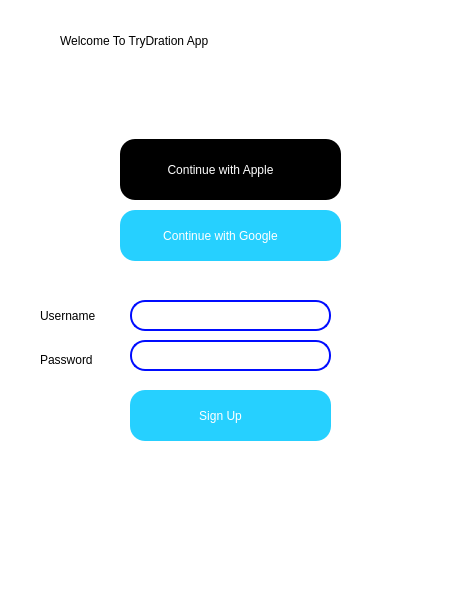
<?xml version="1.0" encoding="UTF-8"?>
<ui version="4.0">
 <class>MainWindow</class>
 <widget class="QMainWindow" name="MainWindow">
  <property name="geometry">
   <rect>
    <x>0</x>
    <y>0</y>
    <width>457</width>
    <height>590</height>
   </rect>
  </property>
  <property name="windowTitle">
   <string>MainWindow</string>
  </property>
  <property name="styleSheet">
   <string notr="true">QWidget{
    background-color: rgb(255, 255, 255);
   }</string>
  </property>
  <widget class="QWidget" name="centralwidget">
   <widget class="QPushButton" name="apple">
    <property name="geometry">
     <rect>
      <x>120</x>
      <y>139</y>
      <width>221</width>
      <height>61</height>
     </rect>
    </property>
    <property name="styleSheet">
     <string notr="true">QPushButton {
      background-color: rgb(0, 0, 0); /* Set background color */
      color: rgb(255, 255, 255); /* Set text color */
      border-radius: 15px; /* Apply rounded corners */
      padding-left: 20px; /* Add padding to adjust text position */
      padding-right: 40px; /* Add padding to move the image to the right */
     }

     QPushButton::hover {
      background-color: rgb(91, 91, 91);
     }</string>
    </property>
    <property name="text">
     <string>Continue with Apple</string>
    </property>
   </widget>
   <widget class="QPushButton" name="google">
    <property name="geometry">
     <rect>
      <x>120</x>
      <y>210</y>
      <width>221</width>
      <height>51</height>
     </rect>
    </property>
    <property name="styleSheet">
     <string notr="true">QPushButton {
      background-color: rgb(38, 208, 255); /* Set background color */
      color: rgb(255, 255, 255); /* Set text color */
      border-radius: 15px; /* Apply rounded corners */
      padding-left: 20px; /* Add padding to adjust text position */
      padding-right: 40px; /* Add padding to move the image to the right */
     }

     QPushButton::hover {
      background-color: rgb(30, 169, 255);
     }</string>
    </property>
    <property name="text">
     <string>Continue with Google</string>
    </property>
   </widget>
   <widget class="QLabel" name="label">
    <property name="geometry">
     <rect>
      <x>60</x>
      <y>0</y>
      <width>551</width>
      <height>81</height>
     </rect>
    </property>
    <property name="styleSheet">
     <string notr="true">font: 16pt &quot;Segoe UI&quot;;
     </string>
    </property>
    <property name="text">
     <string>Welcome To TryDration App</string>
    </property>
   </widget>
   <widget class="QLabel" name="label_2">
    <property name="geometry">
     <rect>
      <x>-90</x>
      <y>330</y>
      <width>711</width>
      <height>291</height>
     </rect>
    </property>
    <property name="styleSheet">
     <string notr="true">QLabel {
      background-image: url(:/newPrefix/water.png);
     }
     </string>
    </property>
    <property name="text">
     <string/>
    </property>
    <property name="pixmap">
     <pixmap>watethe.png</pixmap>
    </property>
   </widget>
   <widget class="QLineEdit" name="lineEdit">
    <property name="geometry">
     <rect>
      <x>130</x>
      <y>300</y>
      <width>201</width>
      <height>31</height>
     </rect>
    </property>
    <property name="styleSheet">
     <string notr="true">QLineEdit {
      border-radius: 15px;
      border: 2px solid rgb(0, 12, 255); /* Blue border */
     }
     </string>
    </property>
   </widget>
   <widget class="QLineEdit" name="lineEdit_2">
    <property name="geometry">
     <rect>
      <x>130</x>
      <y>340</y>
      <width>201</width>
      <height>31</height>
     </rect>
    </property>
    <property name="styleSheet">
     <string notr="true">QLineEdit {
      border-radius: 15px;
      border: 2px solid rgb(0, 12, 255); /* Blue border */
     }
     </string>
    </property>
   </widget>
   <widget class="QLabel" name="label_3">
    <property name="geometry">
     <rect>
      <x>40</x>
      <y>306</y>
      <width>61</width>
      <height>20</height>
     </rect>
    </property>
    <property name="text">
     <string>Username</string>
    </property>
   </widget>
   <widget class="QLabel" name="label_4">
    <property name="geometry">
     <rect>
      <x>40</x>
      <y>350</y>
      <width>61</width>
      <height>20</height>
     </rect>
    </property>
    <property name="text">
     <string>Password</string>
    </property>
   </widget>
   <widget class="QPushButton" name="sign">
    <property name="geometry">
     <rect>
      <x>130</x>
      <y>390</y>
      <width>201</width>
      <height>51</height>
     </rect>
    </property>
    <property name="styleSheet">
     <string notr="true">QPushButton {
      background-color: rgb(38, 208, 255); /* Set background color */
      color: rgb(255, 255, 255); /* Set text color */
      border-radius: 15px; /* Apply rounded corners */
      padding-left: 20px; /* Add padding to adjust text position */
      padding-right: 40px; /* Add padding to move the image to the right */
     }

     QPushButton::hover {
      background-color: rgb(30, 169, 255);
     }</string>
    </property>
    <property name="text">
     <string>Sign Up</string>
    </property>
   </widget>
   <zorder>label_2</zorder>
   <zorder>apple</zorder>
   <zorder>google</zorder>
   <zorder>label</zorder>
   <zorder>lineEdit</zorder>
   <zorder>lineEdit_2</zorder>
   <zorder>label_3</zorder>
   <zorder>label_4</zorder>
   <zorder>sign</zorder>
  </widget>
 </widget>
 <resources>
  <include location="water.qrc"/>
 </resources>
 <connections/>
</ui>
